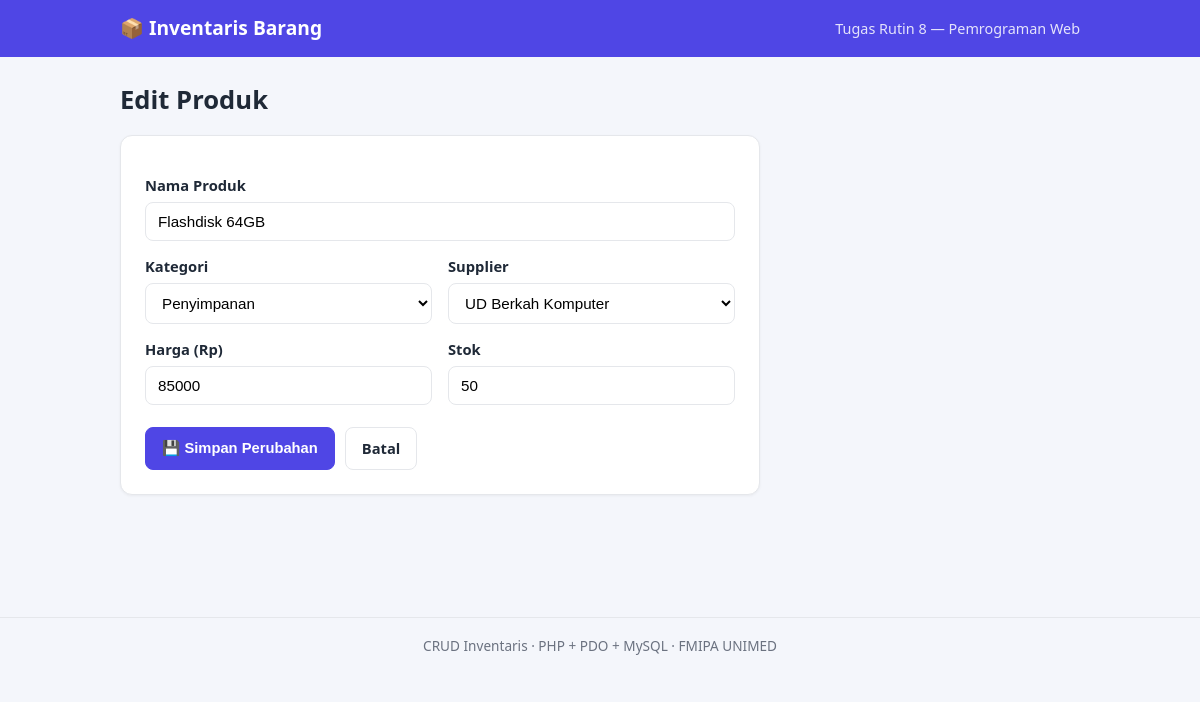
The page /edit.php?id=7 on the database its author committed.
### tables this page shows
CREATE TABLE products (
  id          INT AUTO_INCREMENT PRIMARY KEY,
  name        VARCHAR(150)  NOT NULL,
  category_id INT           NOT NULL,
  supplier_id INT           NOT NULL,
  price       DECIMAL(12,2) NOT NULL,
  stock       INT           NOT NULL DEFAULT 0,
  created_at  TIMESTAMP     NOT NULL DEFAULT CURRENT_TIMESTAMP,
  CONSTRAINT fk_products_category FOREIGN KEY (category_id)
    REFERENCES categories(id) ON UPDATE CASCADE ON DELETE RESTRICT,
  CONSTRAINT fk_products_supplier FOREIGN KEY (supplier_id)
    REFERENCES suppliers(id)  ON UPDATE CASCADE ON DELETE RESTRICT,
  INDEX idx_products_name (name)
);

CREATE TABLE categories (
  id   INT AUTO_INCREMENT PRIMARY KEY,
  name VARCHAR(100) NOT NULL UNIQUE
);

CREATE TABLE suppliers (
  id    INT AUTO_INCREMENT PRIMARY KEY,
  name  VARCHAR(100) NOT NULL,
  phone VARCHAR(20)
);

### config/helpers.php (called while the page is built, shortened)
<?php
function e($value): string
{
    return htmlspecialchars((string) $value, ENT_QUOTES, 'UTF-8');
}

### includes/product_form.php (the view, shortened to what this page needs)
<form method="POST" class="card form" novalidate>
  <label for="name">Nama Produk</label>
  <input type="text" id="name" name="name" maxlength="150" required value="<?= e($values['name']) ?>">
  <div class="row">
    <div>
      <label for="category_id">Kategori</label>
      <select id="category_id" name="category_id" required>
        <?php foreach ($categories as $c): ?>
          <option value="<?= (int) $c['id'] ?>" <?= (int) $values['category_id'] === (int) $c['id'] ? 'selected' : '' ?>>
            <?= e($c['name']) ?>
          </option>
        <?php endforeach; ?>
      </select>
    </div>
    <div>
      <label for="supplier_id">Supplier</label>
      <select id="supplier_id" name="supplier_id" required>
        <?php foreach ($suppliers as $s): ?>
          <option value="<?= (int) $s['id'] ?>" <?= (int) $values['supplier_id'] === (int) $s['id'] ? 'selected' : '' ?>>
            <?= e($s['name']) ?>
          </option>
        <?php endforeach; ?>
      </select>
    </div>
  </div>
  <div class="row">
    <div>
      <label for="price">Harga (Rp)</label>
      <input type="number" id="price" name="price" min="0" step="100" required value="<?= e($values['price']) ?>">
    </div>
    <div>
      <label for="stock">Stok</label>
      <input type="number" id="stock" name="stock" min="0" step="1" required value="<?= e($values['stock']) ?>">
    </div>
  </div>
  <div class="actions">
    <button type="submit" class="btn btn-primary"><?= e($submitLabel) ?></button>
    <a href="index.php" class="btn btn-ghost">Batal</a>
  </div>
</form>

### assets/style.css (style rules this page uses)
:root { --bg:#f4f6fb; --card:#fff; --text:#1f2937; --muted:#6b7280; --primary:#4f46e5; --primary-d:#4338ca; --danger:#dc2626; --danger-d:#b91c1c; --ok-bg:#dcfce7; --ok:#166534; --err-bg:#fee2e2; --err:#991b1b; --border:#e5e7eb; }
* { box-sizing:border-box }
body { margin:0;font-family:system-ui,-apple-system,"Segoe UI",Roboto,sans-serif;background:var(--bg);color:var(--text);line-height:1.5 }
.card { background:var(--card);border:1px solid var(--border);border-radius:12px;box-shadow:0 1px 3px rgba(0,0,0,.05) }
.btn { display:inline-block;padding:9px 16px;border:1px solid var(--border);border-radius:8px;background:#fff;color:var(--text); font-size:.92rem;font-weight:600;text-decoration:none;cursor:pointer;transition:.15s }
.btn-primary { background:var(--primary);border-color:var(--primary);color:#fff }
.btn-ghost { background:transparent }
.form { padding:24px;max-width:640px }
.form label { display:block;margin:14px 0 6px;font-weight:600;font-size:.92rem }
.form input,.form select { width:100%;padding:10px 12px;border:1px solid var(--border);border-radius:8px;font-size:.95rem;background:#fff }
.row { display:grid;grid-template-columns:1fr 1fr;gap:16px }
.actions { margin-top:22px;display:flex;gap:10px }

### rows shown on the page
products: name "Flashdisk 64GB", category_id "Penyimpanan", supplier_id "UD Berkah Komputer", price "85000", stock "50"

### other values the page prints
$submitLabel "💾 Simpan Perubahan"
